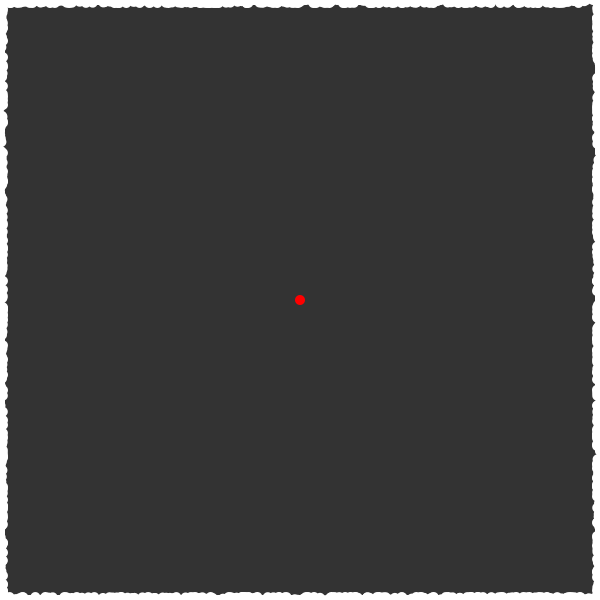
Frame 1 (no input)
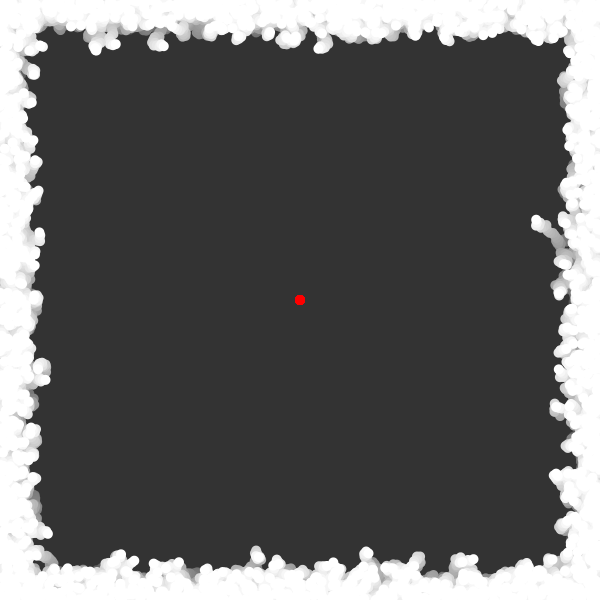
Frame 60 (the mouse pressed at the canvas centre just before this capture)
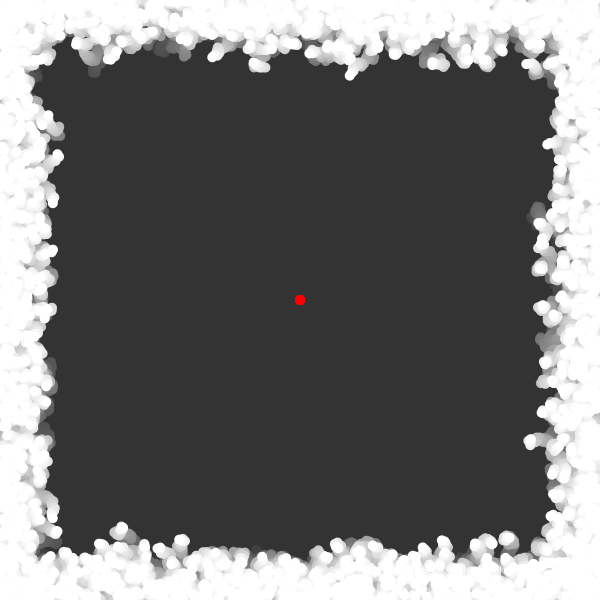
Frame 120 (the mouse held since frame 60 and released just before this capture)

The Processing sketch that drew these frames (run headless with seeded random() and noise(); from frame 60 on, the mouse is pressed at the canvas centre):

// Processing sketch: diffusion_limited_aggregation
// ── diffusion_limited_aggregation.pde
PVector walker;
ArrayList<PVector> tree = new ArrayList<PVector>();
int r = 5;
ArrayList<PVector> walkers = new ArrayList<PVector>();
int n_walkers = 2000;

void setup() {
  colorMode(HSB);
  size(600, 600);
  
  tree.add(new PVector(width / 2, height / 2));
  walker = newWalker();
  
  for (int i = 0; i < n_walkers; i++) {
    walkers.add(newWalker());
  }

  background(51);
}

void draw() {
  fill(51, 51, 51, 10);
  rect(0, 0, width, height);
  noStroke();

  for (int i = walkers.size() - 1; i >= 0; i--) {
    for (int j = tree.size() - 1; j >= 0; j--) {
      if (spheresCollide(walkers.get(i), tree.get(j))) {
        tree.add(walkers.get(i));
        walkers.remove(i);
        if (!(walker.x <= 1 || walker.x >= width - 1 || walker.y <= 1 || walker.y >= height - 1))
          walkers.add(newWalker());
        break;
      }
    }
  }
  
  for (PVector p : tree) {
    float d = PVector.dist(p, new PVector(width / 2, height / 2));
    float max_d = PVector.dist(new PVector(0, 0), new PVector(height / 2, width / 2));
    fill(map(d, 0, max_d, 0, 255), 255, 255);
    ellipse(p.x, p.y, r * 2, r * 2);
  }

  fill(0, 0, 255);
  for (PVector w : walkers) {
    PVector v = PVector.random2D();
    v.setMag(r * 2/3);
    w.add(v);
    w.x = constrain(w.x, 0, width);
    w.y = constrain(w.y, 0, height);
    ellipse(w.x, w.y, r * 2, r * 2);
  }

}

boolean spheresCollide(PVector a, PVector b) {
  float dx = b.x - a.x;
  float dy = b.y - a.y;
  return (dx * dx + dy * dy) < r * r * 4;
}

PVector newWalker() {
  int i = floor(random(4));
  switch (i) {
    case 0:
      return new PVector(random(width), 0);
    case 1:
      return new PVector(random(width), height);
    case 2:
      return new PVector(0, random(height));
    default:
      return new PVector(width, random(height));
  }
}
